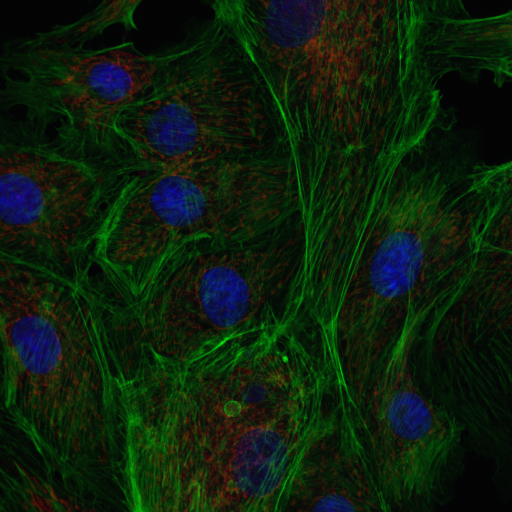
#> input picture Basak_Hritam_114783055_HW1/SourceImages/BPAE_Cells.png, 512 x 512 px; its folder holds only this picture in this run
$ jupyter execute --allow-errors CSE527-22F-HW1.ipynb   (shell and % lines are left out)   (older library calls are emulated)
#> lines starting #> are read from the running program, lines starting #| are printed output that depends on the picture
# CSE527 Homework1
**Due date: 11:59 pm ET on Sept. 20, 2022 (Tue.)**

---
In this semester, we will use Google Colab for the assignments, which allows us to utilize resources that some of us might not have in their local machines such as GPUs. You will need to use your Stony Brook (*.stonybrook.edu / *@cs.stonybrook.edu) account for coding and Google Drive to save your results.

## Google Colab Tutorial
---
Go to https://colab.research.google.com/notebooks/, you will see a tutorial named "Welcome to Colaboratory" file, where you can learn the basics of using google colab.

Settings used for assignments: ***Edit -> Notebook Settings -> Runtime Type (Python 3)***.

## Local Machine Prerequisites
---
Since we are using Google Colab, all the code is run on the server environment where lots of libraries or packages have already been installed. In case of missing
 libraries or if you want to install them in your local machine, below are the links for installation.
* **Install Python 3.6**: https://www.python.org/downloads/ or use Anaconda (a Python distribution) at https://docs.continuum.io/anaconda/install/. Below are some materials and tutorials which you may find useful for learning Python if you are new to Python.
  - https://docs.python.org/3.6/tutorial/index.html
  - https://www.learnpython.org/
  - http://docs.opencv.org/3.0-beta/doc/py_tutorials/py_tutorials.html
  - http://www.scipy-lectures.org/advanced/image_processing/index.html

* **Install Python packages**: install Python packages: `numpy`, `matplotlib`, `opencv-python` using pip, for example:
```
pip install numpy matplotlib opencv-python
```
	Note that when using “pip install”, make sure that the version you are using is python3. Below are some commands to check which python version it uses in you machine. You can pick one to execute:

```
    pip show pip
    pip --version
    pip -V
```

Incase of wrong version, use pip3 for python3 explictly.

* **Install Jupyter Notebook**: follow the instructions at http://jupyter.org/install.html to install Jupyter Notebook and familiarize yourself  with it. *After you have installed Python and Jupyter Notebook, please open the notebook file 'HW1.ipynb' with your Jupyter Notebook and do your homework there.*

## Example
---
Please read through the following examples where we apply image thresholding to an image. This example is desinged to help you get familiar with the basics of Python and routines of OpenCV. This part is for your exercises only, you do not need to submit anything from this part.

[cell 1]
import sys
import os
import cv2
import numpy as np
import matplotlib.pyplot as plt
from scipy import ndimage, misc
from IPython.display import display, Image
from mpl_toolkits.mplot3d import Axes3D
from matplotlib import cm

[cell 2]
# Mount your google drive where you've saved your assignment folder
from google.colab import drive
drive.mount('/content/gdrive')

[cell 3]
# Replace '------' with the path such that "Surname_Givenname_SBUID_hw*" is your working directory
%cd '/content/gdrive/MyDrive/Basak_Hritam_114783055_HW1'

[cell 4]
# function for image thresholding
# [11 lines left out: function imThreshold, not called in this run]

# read the image for local directory (same with this .ipynb)
img = cv2.imread('SourceImages/IloveCV.png')

# convert a color image to gray
#> (the rest of this cell did not finish here and is left out)

## Description
---
There are five basic image processing problems in total with specific instructions for each of them. Be sure to read **Submission Guidelines** below. They are important.

## Problems
---

- **Problem 1.a Gaussian filter {15 pts}:**

  (a) Write a function that takes two arguments, a width parameter and a sigma parameter, and returns a 2D array containing a Gaussian kernel of the desired dimension and variance. The peak of the Gaussian should be in the center of the array. Make sure to normalize the kernel such that the sum of all the elements in the array is 1. Use this function and the OpenCV’s `filter2D` routine to convolve the image and noisy image arrays with a 7x7 Gaussian kernel of sigma=1 and a 13x13 Gaussian kernel of sigma=2. There will be four output images from this problem, namely, image convolved with 7x7, and 13x13, noisy image convolved with 7x7, and 13x13.

  (b) Write a function that takes an image and its noisy version, and return the Peak Signal-to-Noise Ratio (PSNR) value. Refer to https://en.wikipedia.org/wiki/Peak_signal-to-noise_ratio for its mathematical form. Pay attention that you might need to do convertion between different data types.

  Once you fill in and run the codes, the outputs will be saved under `Results` folder. Also images will be displayed in the notebook with PSNR marked in the titles. Please only fill in the missing part as indicated by `##########--WRITE YOUR CODE HERE--##########` and do not modify other parts. The grading for this question will be based on the ground-truth PSNR and your results.

  Lena image is credit to https://web.archive.org/web/20210506192655/https://www.ece.rice.edu/~wakin/images/lena512.bmp.

[cell 5]
import math
import numpy as np

def genGaussianKernel(width, sigma):
    ##########--WRITE YOUR CODE HERE--##########
    kernel = np.zeros([width,width])            # creating a blank matrix of kernel size

    for x in range(width):

      for y in range(width):

          kernel[x,y] = 1/(2*np.pi*sigma**2)*np.exp(-((x-width//2)**2+(y-width//2)**2)/(2*sigma**2))     # creating the kernel F = 1/(2*pi*sigma^2) exp(-(x^2+y^2)/(2*sigma^2))


    kernel_2d = kernel/np.sum(kernel)       # Normalizing the kernel


    ##########-------END OF CODE-------##########
    return kernel_2d


# [10 lines left out: function PSNR, not called in this run]

# Function to generate image with Gaussian noise
def addGaussianNoise(img, mean, std, seed=0):
    # suppose the input image is 2D gray image
    np.random.seed(seed)
    img_noise = img.astype(np.float32)/255.
    noise = np.random.normal(mean, std, img.shape)
    img_noise = img_noise + noise
    img_noise = np.clip(img_noise, 0., 1.)
    img_noise = (img_noise*255).astype(np.uint8)
    return img_noise

# Load images
img = cv2.imread('SourceImages/lena512.bmp', 0)

# Add Gaussian Noise
#> (the rest of this cell did not finish here and is left out)

- **Problem 1.b Median filter {15 pts}:** \\
(a) Write a function to generate an image with salt and pepper noise. The function takes three arguments, the input image, the probability that a pixel location has salt-pepper noise and a random seed for repitability. A simple implementation can be to select pixel locations with probability 'p' where noise occurs and then with equal probability set the pixel value at those location to be 0 or 255.(**Hint: Use np.random.uniform and np.random.choice**)

 (b) Write a function to implement a median filter. The function takes two arguments, an image and a window size (if window size is 'k', then a kxk window is used to determine the median pixel value at a location) and returns the output image. **Do not** use any inbuilt library (like scipy.ndimage_filter) to directly generate the result. (**Hint: Use cv2.copyMakeBorder to add borders**)

 You need to generate two noisy images corrupted by salt-and-pepper noise with noise probability equals 0.1 and 0.2. And then use median filter of window size=5 to denoise the two noisy images. You also need to denoise them with Gaussian filters. Try different parameters of Gaussian filters to get as higher PSNR as possible. Fill in all the missing parts and do not modify others.

[cell 6]
# Function to generate image with salt and pepper noise
def addSaltPepperNoise(img, prob = 0.1, seed=0):
  # suppose the input image is 2D gray image
  # with probability=prob each pixel is replaced with a pepper(0)
  # or a salt(255) in equal chance
  np.random.seed(seed)
  ##########--WRITE YOUR CODE HERE--##########

  H, W = img.shape

  img_noise = np.zeros(img.shape)                   # generating a blank matrix of same size as the image

  for w in range (W):

    for h in range (H):

      if (np.random.uniform() < prob):              # check the probability of noise at a specified pixel
        noise_signal = np.random.choice([0,255])    # generate a random noise between 0 (salt) and 1 (pepper)
        img_noise[h, w] = noise_signal              # adding the noise

      else:
        img_noise[h,w] = img[h,w]                   # if probability of noise is below the threshold, keep the original image's pixel values

  ##########-------END OF CODE-------##########
  return img_noise

# Function to apply median filter (window size kxk) on the input image
# [26 lines left out: function medianFilter, not called in this run]

# Load the image
img = cv2.imread('SourceImages/lena512.bmp', 0)

#> (the rest of this cell did not finish here and is left out)

- **Problem 2 Separable filters {10 pts}:** The Gaussian kernel is separable, which means that convolution with a 2D Gaussian can be accomplished by convolving the image with two 1D Gaussians, one in the x direction and the other one in the y direction. Perform an 13x13 convolution with sigma = 2 from question 1 using this scheme. You can still use `filter2D` to convolve the images with each of the 1D kernels. Verify that you get the same results with what you did with 2D kernels by computing the difference image between the results from the two methods. This difference image should be close to black. Include your code and results in your colab Notebook file. There is no output image from this part. Be sure to display the result images in the notebook.

[cell 7]
def genGausKernel1D(length, sigma):
    ##########--WRITE YOUR CODE HERE--##########

#> called with length = 13, sigma = 2
    kernel = np.zeros([length])                      # create a 1D array of zero values

    for x in range(length):

      kernel[x] = 1/(np.sqrt(2*np.pi*sigma**2))*np.exp(-(x-length//2)**2/(2*sigma**2))            # defining the kernel using 1D gaussian equation

    kernel_1d = kernel/np.sum(kernel)                # Normalizing the kernel

    ##########-------END OF CODE-------##########
    return kernel_1d


# Generate two 1d kernels here
width = 13
sigma = 2
kernel_x = genGausKernel1D(width, sigma)
kernel_y = genGausKernel1D(width, sigma).T

# Generate a 2d 13x13 kernel with sigma of 2 here as before
kernel_2d = genGaussianKernel(width, sigma)

# Convolve with img_gnoise
#> (the rest of this cell did not finish here and is left out)

- **Problem 3 Difference of Gaussians {20 pts}:** Difference of Gaussians (DoG) is a feature enhancement algorithm. You can obtain a DoG by subtracting a Gaussian filter of sigma=K\*s from a Gaussian filter of sigma=s. In this question, we will use kernel_size=15, K=1.9, and sigma=2. Plot the DoG kernel using the `Matplotlib` function `plot`. Use the `Matplotlib` function `plot_surface` to generate a 3D plot of DoG. Include your code and results in your Colab Notebook file. Apply the filter to the noisy image generated in the previous question.

[cell 8]
# Create your Gaussian kernel
Gaussian_kernel_1 = genGaussianKernel(15, 1.9*2)     ##########--WRITE YOUR CODE HERE--##########
Gaussian_kernel_2 = genGaussianKernel(15, 2)         ##########--WRITE YOUR CODE HERE--##########
#> further down, imgB is the input picture: shape (512, 512, 3); mean B, G, R 12.2, 31.6, 13


# Create your Difference of Gaussian
DoG = Gaussian_kernel_2 - Gaussian_kernel_1          ##########--WRITE YOUR CODE HERE--##########

# Plot Gaussian and Laplacian
#> (the rest of this cell did not finish here and is left out)

- **Problem 4 Histogram equalization {20 pts}:** Refer to Szeliski's book on section 3.4.1, and within that section to eqn 3.9 for more information on histogram equalization. Getting the histogram of a grayscale image is incredibly easy with python. A histogram is a vector of numbers. Once you have the histogram, you can get the cumulative distribution function (CDF) from it. Then all you have left is to find the mapping from each value [0,255] to its adjusted value (just using the CDF basically). **DO NOT** use **cv2.equalizeHist()** directly to solve the exercise! We will expect to see in your code that you get the PDF and CDF, and that you manipulate the pixels directly (avoid a for loop, though). The ground-truth image is credit to https://github.com/yinhaoz/denoising-fluorescence. It is a real Fluorescence Microscopy Image with three R/G/B channels. You need to transform it into HSV space before doing histogram equalization. There will be one output image from this part which is the histogram equalized image. It will be compared against the ground truth.

[cell 9]
def histogram_equalization(img):
    ##########--WRITE YOUR CODE HERE--##########

    img_hsv = cv2.cvtColor(img, cv2.COLOR_BGR2HSV)     # convert image to HSV space
#> img_hsv: shape (512, 512, 3); mean H, S, V 60.4, 189.6, 37.4
    H, W, _ = img.shape
    _, _, ch_V = cv2.split(img_hsv)                    # extract the V channel only, hist. eq. is to be done on it only
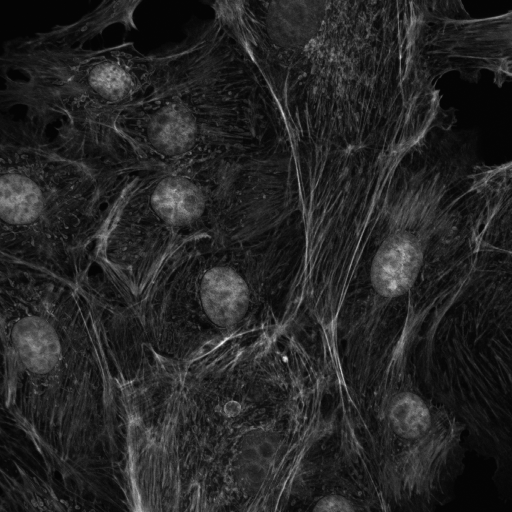
#> ch_V: shape (512, 512); min 3, max 244, mean 37.4
    hist, bin = np.histogram(ch_V.flatten(), 256,[0,255])     # get the histogram
#> hist = 256 values, max 10909 at index 4, min 0 at index 0, mean 1024; bin = 257 values from 0 to 255

    PDF = hist / np.sum(hist)             # generate the probability distribution function
#> PDF = 256 values, max 0.0416 at index 4, min 0 at index 0, mean 0.00391
    CDF = PDF.cumsum()                    # get the cumulative distribution function
#> CDF = 256 values from 0 to 1

    # transforming the V channel
    CDF_transform = (CDF - CDF.min()) / (CDF.max() - CDF.min()) * 255
#> CDF_transform = 256 values from 0 to 255
    CDF_transform = CDF_transform.astype('uint8')
    ch_V_transform = CDF_transform[np.asarray(ch_V).flatten()]
    ch_V_transform = ch_V_transform.reshape(H, W)
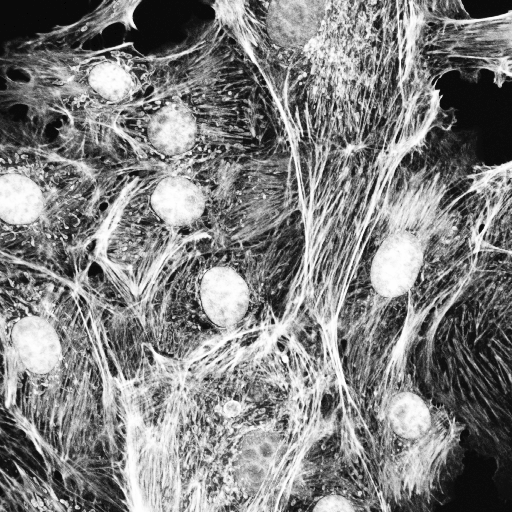
#> ch_V_transform: shape (512, 512); min 0, max 255, mean 128.9

    temp_img = img_hsv.copy()
    temp_img [:, :, 2] = ch_V_transform     # replacing the original v channel with the transformed one
#> temp_img: shape (512, 512, 3); mean H, S, V 60.4, 189.6, 128.9

    img_hist_eq = cv2.cvtColor(temp_img, cv2.COLOR_HSV2BGR)
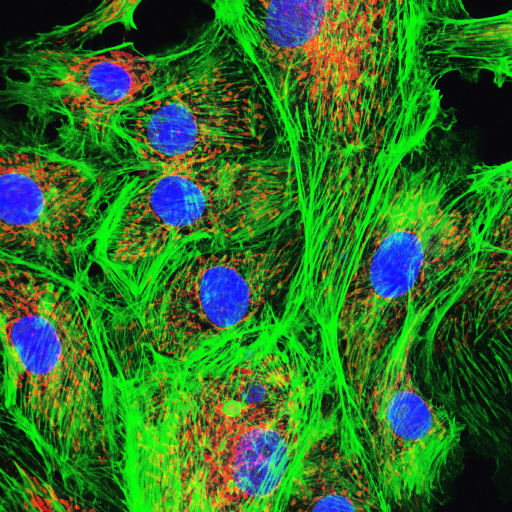
#> img_hist_eq: shape (512, 512, 3); mean B, G, R 39.3, 110.7, 46.2
    ##########-------END OF CODE-------##########
    return img_hist_eq

# Read in input images
imgB = cv2.imread('SourceImages/BPAE_Cells.png', cv2.IMREAD_COLOR)

# Histogram equalization
imgB_hist_eq = histogram_equalization(imgB)


# Plot results
#> (the rest of this cell did not finish here and is left out)

- **Problem 5 Low/high pass filters and image sharpening {20 pts}:**  Start with the following tutorials: \\
http://docs.opencv.org/master/de/dbc/tutorial_py_fourier_transform.html
http://docs.opencv.org/2.4/doc/tutorials/core/discrete_fourier_transform/discrete_fourier_transform.html <br>

 For your LPF (low pass filter), mask a 80x80 window of the center of the FT (Fourier Transform) image (the low frequencies). For the HPF, mask a 60x60 window excluding the center. You may need to do low/high pass filter for each R/G/B channel. The filtered low and high pass images will be displayed and saved.

 Then you will need to do image sharpening by mixing the high pass filtered image with the original one. Write a function that takes two images and a coefficient alpha and return the mixed image. Use alpha=0.2 in this question. The sharpened image will be displayed and saved.

[cell 10]
def low_pass_filter(img_in, mask_size):
    ##########--WRITE YOUR CODE HERE--##########
#> called with mask_size = 80
    H, W, _ = img_in.shape
    cent_H, cent_W = H // 2, W // 2        # getting centre pixels
    ch_B, ch_G, ch_R = cv2.split(img_in)   # split images into three separate channels
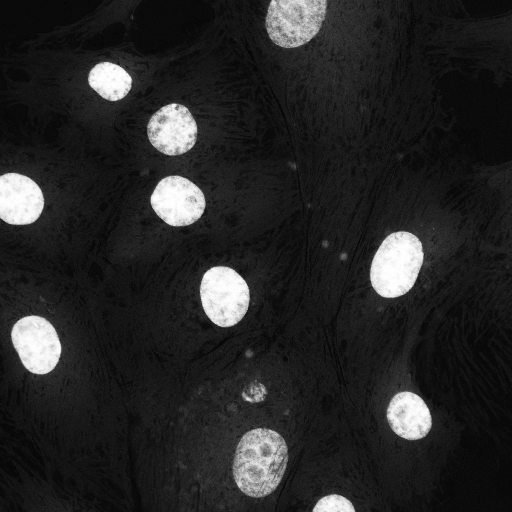
#> ch_B: shape (512, 512); min 0, max 254, mean 39.3
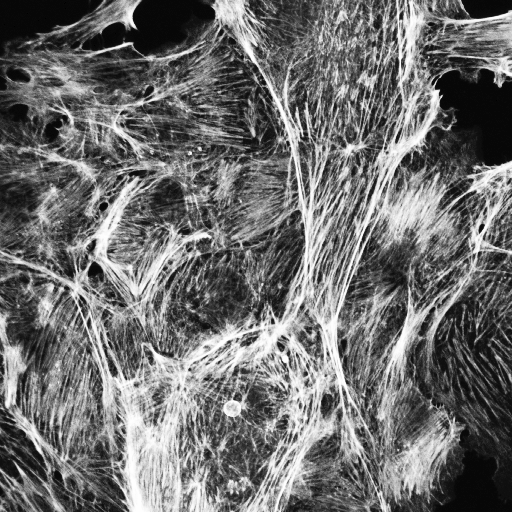
#> ch_G: shape (512, 512); min 0, max 255, mean 110.7
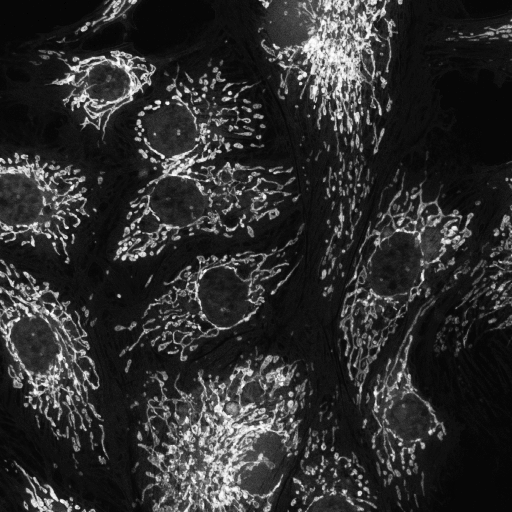
#> ch_R: shape (512, 512); min 0, max 254, mean 46.2

    mask = np.zeros((H, W, 2))              # 2 channel to match DFT array dimension
    mask [ (cent_H - mask_size // 2) : (cent_H + mask_size // 2) , (cent_W - mask_size // 2) : (cent_W + mask_size // 2) ] = 1    # make a centre square of 1s

    # Get the fourier transform on three channels
    dft_B = cv2.dft(np.float32(ch_B), flags = cv2.DFT_COMPLEX_OUTPUT)
    dft_G = cv2.dft(np.float32(ch_G), flags = cv2.DFT_COMPLEX_OUTPUT)
    dft_R = cv2.dft(np.float32(ch_R), flags = cv2.DFT_COMPLEX_OUTPUT)

    # shift the origin to the centre
    shift_B = np.fft.fftshift(dft_B)
    shift_G = np.fft.fftshift(dft_G)
    shift_R = np.fft.fftshift(dft_R)

    # Apply mask on fourier transformed image
    fshift_B = shift_B * mask
    fshift_G = shift_G * mask
    fshift_R = shift_R * mask

    # Shifting back the origin
    ifshift_B = np.fft.ifftshift(fshift_B)
    ifshift_G = np.fft.ifftshift(fshift_G)
    ifshift_R = np.fft.ifftshift(fshift_R)

    # Inverse fourier transform
    back_B = cv2.idft(ifshift_B)
    back_G = cv2.idft(ifshift_G)
    back_R = cv2.idft(ifshift_R)

    # Magnitude spectrum of the image
    back_B = cv2.magnitude(back_B[:, :, 0], back_B[:, :, 1])
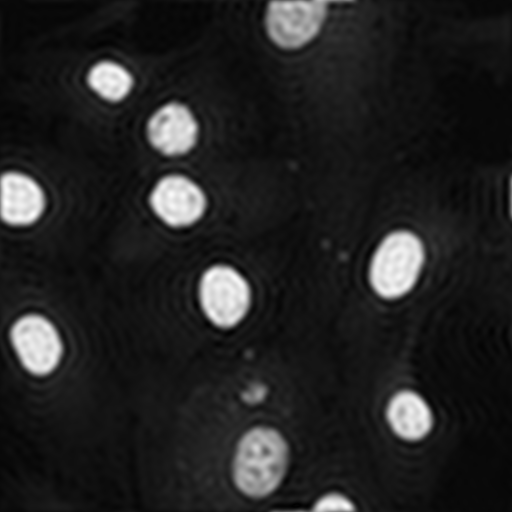
#> back_B: shape (512, 512) float64; min 124211.3, max 72798066.9, mean 10311080; drawn with min black and max white
    back_G = cv2.magnitude(back_G[:, :, 0], back_G[:, :, 1])
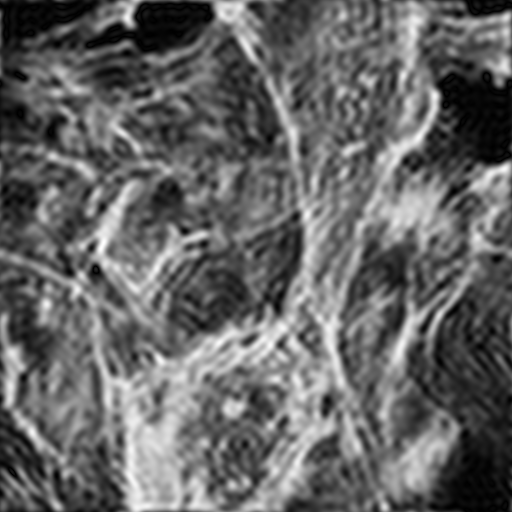
#> back_G: shape (512, 512) float64; min 6226.5, max 72940898, mean 29053856.5; drawn with min black and max white
    back_R = cv2.magnitude(back_R[:, :, 0], back_R[:, :, 1])
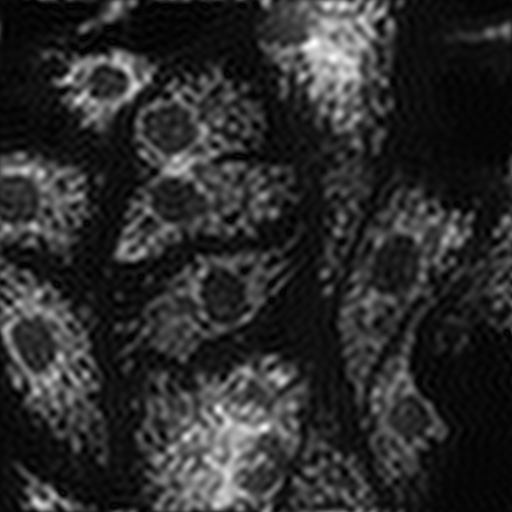
#> back_R: shape (512, 512) float64; min 25365.1, max 68331731.5, mean 12142063.8; drawn with min black and max white

    back_B = cv2.normalize(back_B, None, alpha=0, beta=255, norm_type=cv2.NORM_MINMAX, dtype=cv2.CV_8U)
    back_G = cv2.normalize(back_G, None, alpha=0, beta=255, norm_type=cv2.NORM_MINMAX, dtype=cv2.CV_8U)
    back_R = cv2.normalize(back_R, None, alpha=0, beta=255, norm_type=cv2.NORM_MINMAX, dtype=cv2.CV_8U)


    img_out = cv2.merge([back_B, back_G, back_R])
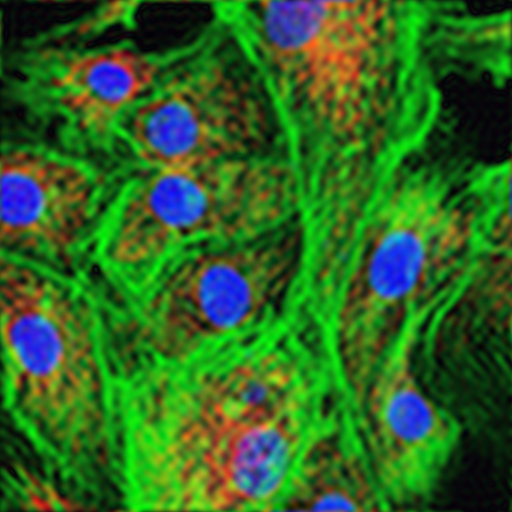
#> img_out: shape (512, 512, 3); mean of channels 0, 1, 2 35.7, 101.6, 45.2; drawn as B, G, R


    ##########-------END OF CODE-------##########
    return img_out


def high_pass_filter(img_in, mask_size):
    ##########--WRITE YOUR CODE HERE--##########
#> called with mask_size = 60
    H, W, _ = img_in.shape
#> (the rest of the program and of its run is left out)
